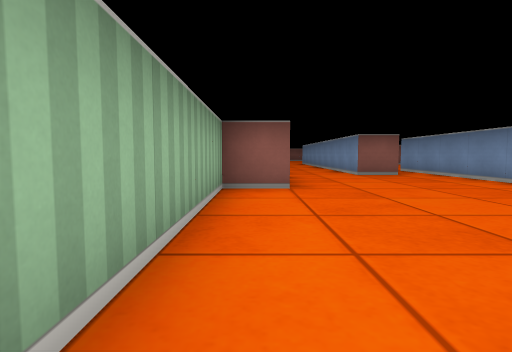
[1] (above)

24 first-person views from a walk through a cub3D level. The camera is about half as high as the walls, tilts 4° down and sees 80° across. The floor is counted in squares. Each view is taken from the middle of a square. On the plan, view 1 faces up. The plan holds only what a view shows up to about 9 squares ahead; the rest is blank.

[2]
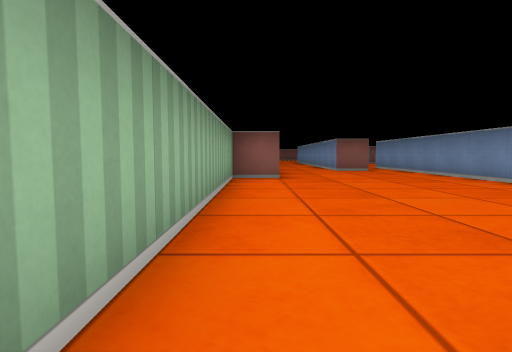

[3]
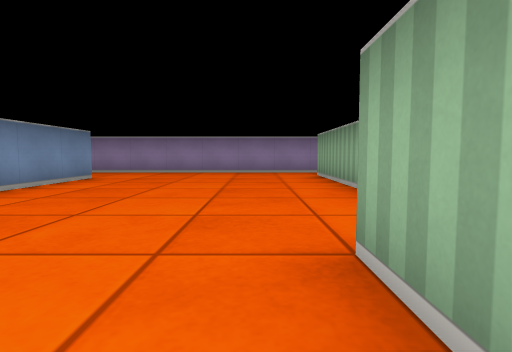

[4]
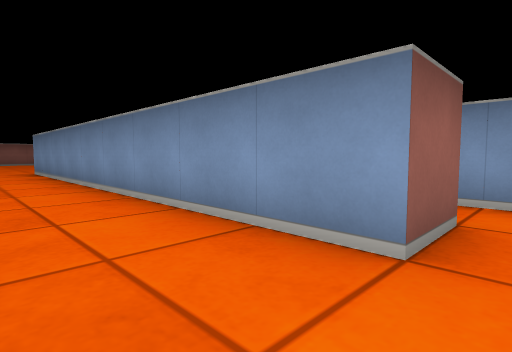

[5]
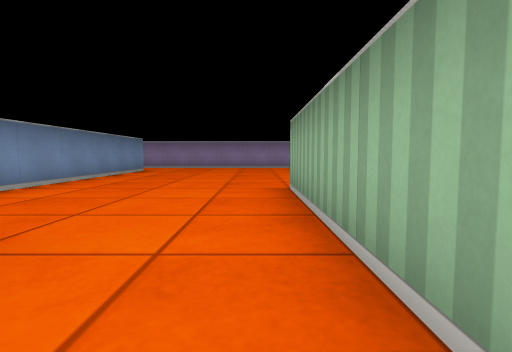

[6]
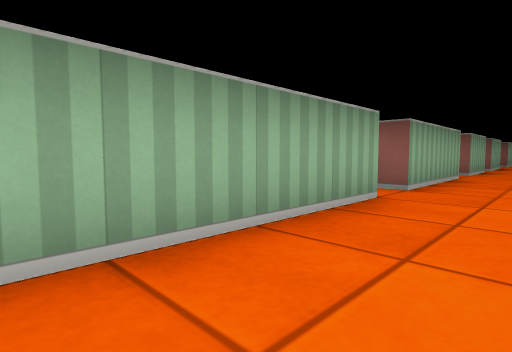

[7]
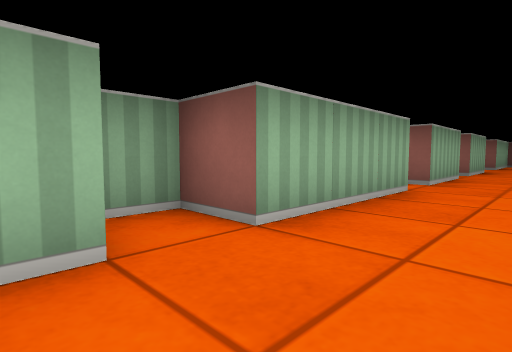

[8]
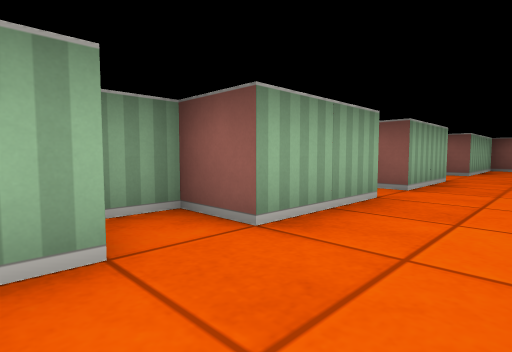

[9]
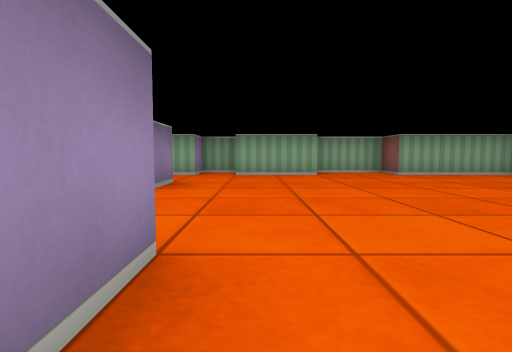

[10]
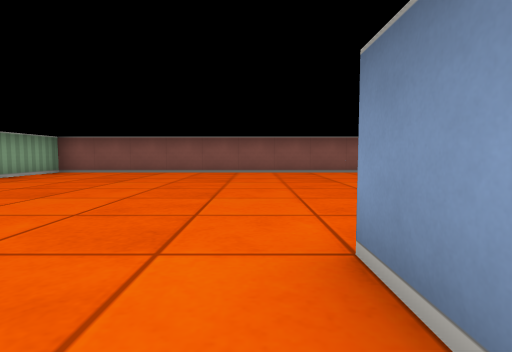

[11]
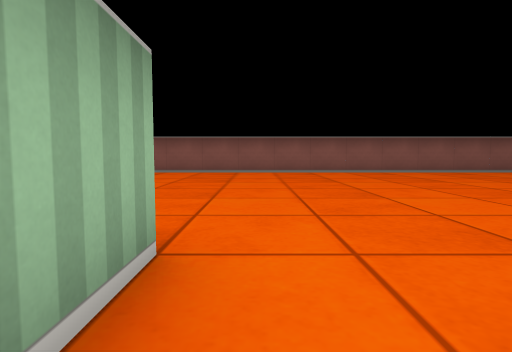

[12]
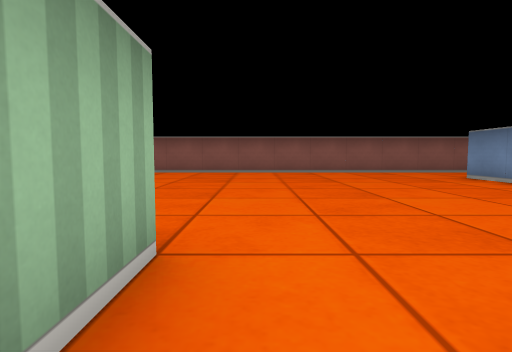

[13]
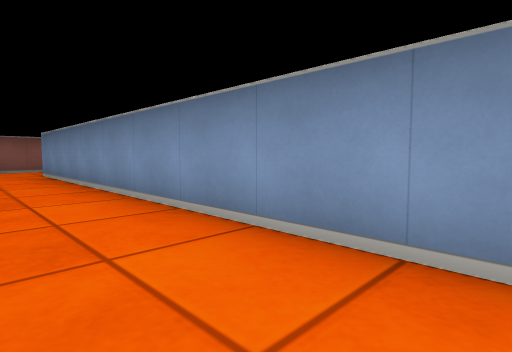

[14]
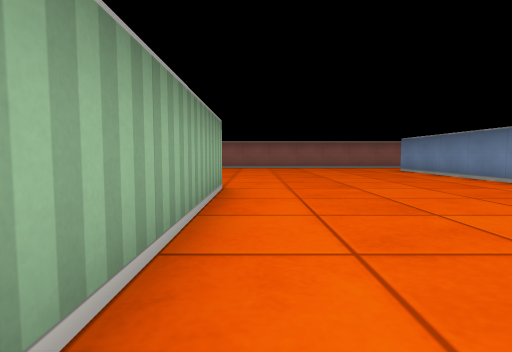

[15]
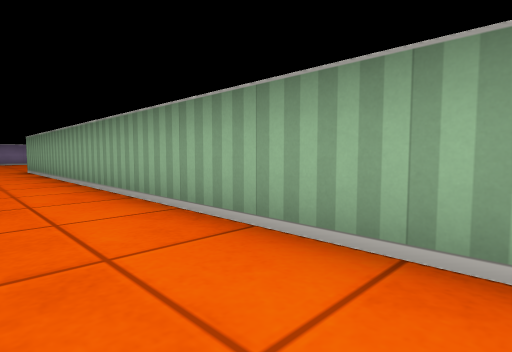

[16]
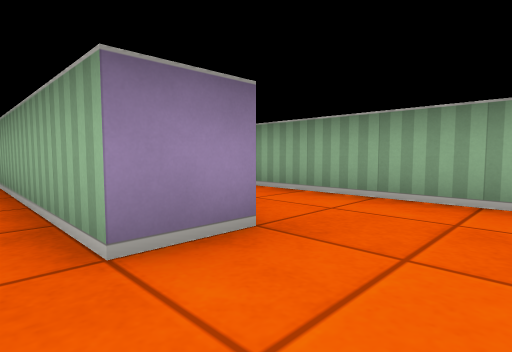

[17]
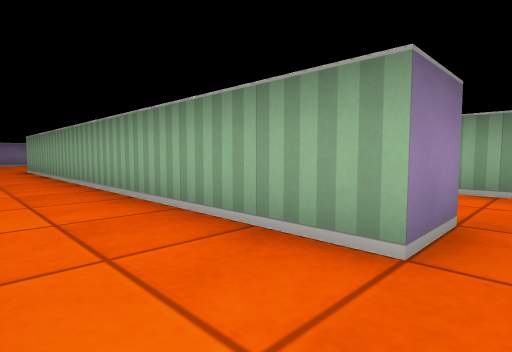

[18]
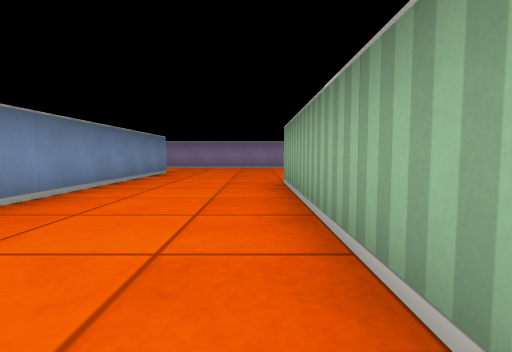

[19]
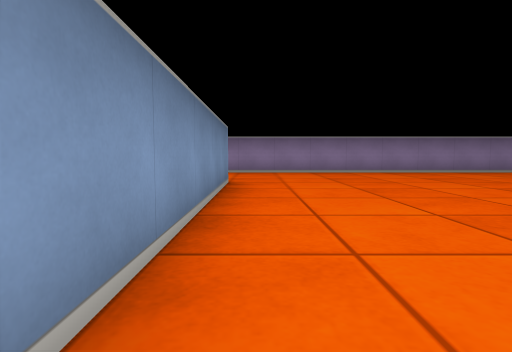

[20]
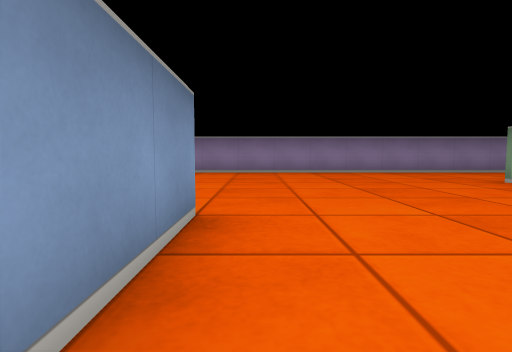

[21]
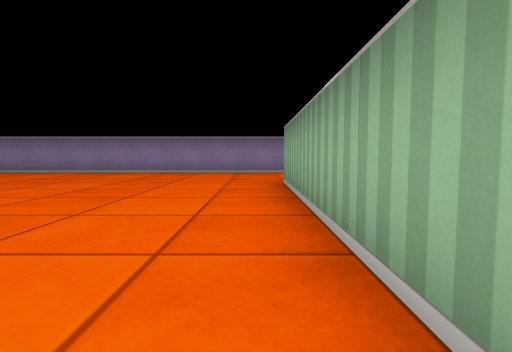

[22]
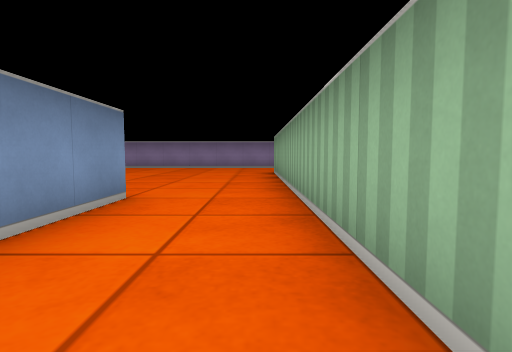

[23]
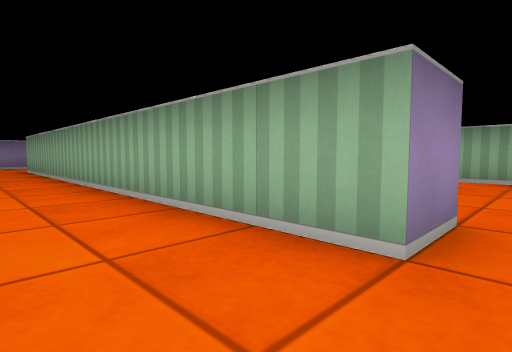

[24]
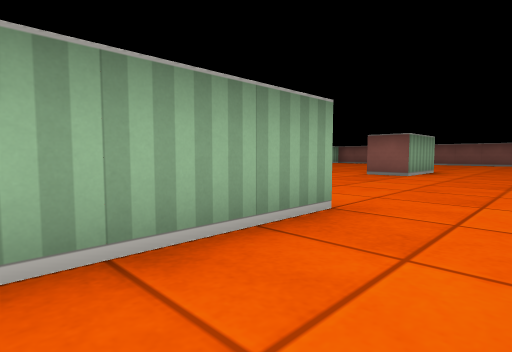

### Floor plan
Points are (right, up) in squares from view 1. A wall is a line through its corners. A room is listed if a view was taken in it or the views show most of it. See-through windows are left out.
Room 1 (views 1, 2, 3, 4, 5, 6, 7, 8)
walls: (3.6, 7.5) (2.5, 7.5) (2.5, 16.5); (0.5, 9.6) (0.5, 4.5) (-0.5, 4.5) (-0.5, -1.5); (4.5, -0.5) (4.5, 9); (-0.8, -2.5) (5.4, -2.5); (0.5, 13.6) (0.5, 10.5) (-0.5, 10.5) (-0.5, 9.8); (0.5, 17.5) (0, 17.5); (-0.5, 17.5) (-0.5, 16.5) (0.5, 16.5) (0.5, 14.5) (-0.5, 14.5) (-0.5, 13.8)
ways out: opening at (1.5, 16.5) to room 2; opening at (4, 8.5) to room 2; opening at (5, -1.5) to room 3
Room 2 (views 9, 10, 11, 12, 13, 15, 16, 17, 23)
walls: (11.5, 17.5) (11.5, 14.5); (6.5, 16.5) (6.5, 17.5) (7.5, 17.5) (7.5, 15.5) (6.5, 15.5); (13.4, 13.5) (14.5, 13.5) (14.5, 11.5); (2.5, 16.5) (3.5, 16.5); (7.4, 10.5) (8.5, 10.5); (16.5, 14) (16.5, 22.5); (0.5, 19.6) (0.5, 17.5); (3.5, 10.5) (3.5, 9.6); (18, 24.5) (0.5, 24.5) (0.5, 21.5) (-0.5, 21.5) (-0.5, 19.6)
ways out: opening at (1.5, 16.5) to room 1; opening at (4, 8.5) to room 1; opening at (8, 10.5) to room 3; opening at (12.5, 14.5) to room 3; opening at (15.5, 12.5) to room 3; opening at (17, 23.5) to room 3
Room 3 (views 14, 18, 19, 20, 21, 22, 24)
walls: (10.5, 5.5) (10.5, 7.2); (13.5, 3.5) (13.5, 5.5); (14.5, 11.5) (14.5, 3.5); (8.5, 10.5) (8.5, 0.5); (17.5, 0.5) (17.5, 6.1); (11.5, 14.5) (11.5, 5.5); (5.4, -2.5) (17.9, -2.5)
ways out: opening at (5, -1.5) to room 1; opening at (8, 10.5) to room 2; opening at (12.5, 14.5) to room 2; opening at (15.5, 12.5) to room 2; opening at (17, 23.5) to room 2

Positions as (right, up) in squares from view 1, and headings:
1: (0, 0), facing up
2: (0, -2), facing up
3: (1, 6), facing down
4: (1, 7), facing up-right
5: (1, 9), facing down
6: (2, 6), facing up-left
7: (2, 9), facing up-left
8: (2, 13), facing up-left
9: (8, 18), facing left
10: (6, 16), facing up
11: (8, 16), facing up
12: (12, 16), facing up
13: (15, 14), facing up-right
14: (12, 13), facing up
15: (13, 16), facing down-left
16: (15, 15), facing down-left
17: (16, 14), facing down-left
18: (15, 9), facing down
19: (17, 6), facing down
20: (13, 6), facing down
21: (9, 6), facing down
22: (9, 9), facing down
23: (10, 11), facing down-left
24: (10, 8), facing up-left
